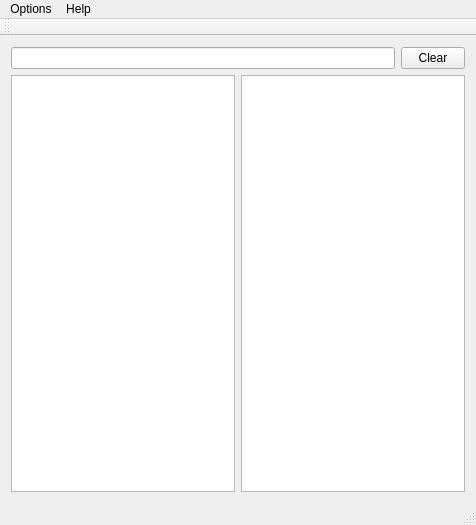
<?xml version="1.0" encoding="UTF-8"?>
<ui version="4.0">
 <class>MainWindow</class>
 <widget class="QMainWindow" name="MainWindow">
  <property name="geometry">
   <rect>
    <x>0</x>
    <y>0</y>
    <width>476</width>
    <height>525</height>
   </rect>
  </property>
  <property name="windowTitle">
   <string>Upnote</string>
  </property>
  <widget class="QWidget" name="centralWidget">
   <layout class="QVBoxLayout" name="verticalLayout">
    <item>
     <layout class="QHBoxLayout" name="horizontalLayout">
      <item>
       <widget class="QLineEdit" name="mainline">
        <property name="minimumSize">
         <size>
          <width>0</width>
          <height>20</height>
         </size>
        </property>
       </widget>
      </item>
      <item>
       <widget class="QPushButton" name="pb_opt">
        <property name="maximumSize">
         <size>
          <width>64</width>
          <height>64</height>
         </size>
        </property>
        <property name="text">
         <string>Clear</string>
        </property>
       </widget>
      </item>
     </layout>
    </item>
    <item>
     <layout class="QHBoxLayout" name="horizontalLayout_2">
      <item>
       <widget class="QListWidget" name="doclist"/>
      </item>
      <item>
       <widget class="QTextEdit" name="textEdit"/>
      </item>
     </layout>
    </item>
   </layout>
  </widget>
  <widget class="QMenuBar" name="menuBar">
   <property name="geometry">
    <rect>
     <x>0</x>
     <y>0</y>
     <width>476</width>
     <height>25</height>
    </rect>
   </property>
   <widget class="QMenu" name="menuOptions">
    <property name="title">
     <string>Options</string>
    </property>
    <addaction name="actionConfig"/>
   </widget>
   <widget class="QMenu" name="menuHelp">
    <property name="title">
     <string>Help</string>
    </property>
    <addaction name="actionAbout"/>
   </widget>
   <addaction name="menuOptions"/>
   <addaction name="menuHelp"/>
  </widget>
  <widget class="QToolBar" name="mainToolBar">
   <property name="enabled">
    <bool>false</bool>
   </property>
   <attribute name="toolBarArea">
    <enum>TopToolBarArea</enum>
   </attribute>
   <attribute name="toolBarBreak">
    <bool>false</bool>
   </attribute>
  </widget>
  <widget class="QStatusBar" name="statusBar"/>
  <action name="actionAbout">
   <property name="text">
    <string>About</string>
   </property>
  </action>
  <action name="actionConfig">
   <property name="text">
    <string>Config</string>
   </property>
  </action>
 </widget>
 <layoutdefault spacing="6" margin="11"/>
 <tabstops>
  <tabstop>mainline</tabstop>
  <tabstop>textEdit</tabstop>
  <tabstop>doclist</tabstop>
  <tabstop>pb_opt</tabstop>
 </tabstops>
 <resources/>
 <connections/>
</ui>
